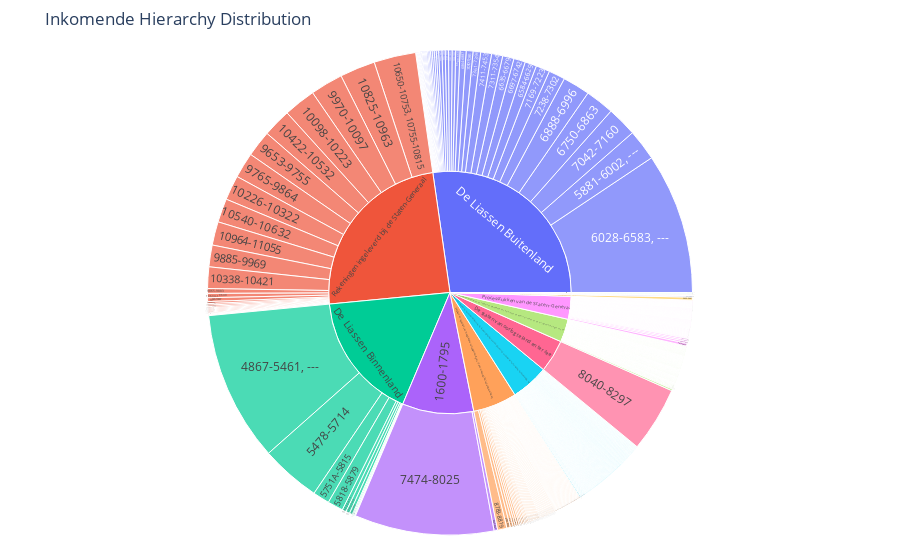

Here is the notebook cell this chart was saved with:
### Code cell
# Make a copy to avoid modifying the original DataFrame
df_ink_plot = ink.copy()

# Fill potential NaN/None values with a placeholder string for clarity in the plot
# Ensure consistent data types (string) for path columns
df_ink_plot['subsubseries'] = df_ink_plot['subsubseries'].fillna('N/A').astype(str)
df_ink_plot['inventory_range'] = df_ink_plot['inventory_range'].fillna('N/A').astype(str)

# Add a count column, assuming each row represents one item
df_ink_plot['count'] = 1

# Create the sunburst chart using Plotly Express
# The 'path' argument defines the hierarchy from center outwards
fig_ink = px.sunburst(df_ink_plot,
                      path=['subsubseries', 'inventory_range'],
                      values='count',
                      title="Inkomende Hierarchy Distribution",
                      # Optional: Limit depth if it gets too crowded
                      # maxdepth=2
                     )

# Improve layout for better readability
fig_ink.update_layout(margin = dict(t=50, l=25, r=25, b=25))

fig_ink.show()

### Figure 1 — Plotly figure (JSON) as saved in the notebook; plotly's stock layout.template omitted (floating-point values rounded to 4 significant figures; data arrays with more than 128 entries replaced by an {"elided": "..."} marker saying what was removed)
{"data": [{"branchvalues": "total", "domain": {"x": [0, 1], "y": [0, 1]}, "hovertemplate": "labels=%{label}<br>count=%{value}<br>parent=%{parent}<br>id=%{id}<extra></extra>", "ids": {"elided": "801 str values"}, "labels": {"elided": "801 str values"}, "name": "", "parents": {"elided": "801 str values"}, "type": "sunburst", "values": {"elided": "801 float values"}}], "layout": {"legend": {"tracegroupgap": 0}, "margin": {"b": 25, "l": 25, "r": 25, "t": 50}, "title": {"text": "Inkomende Hierarchy Distribution"}}}
